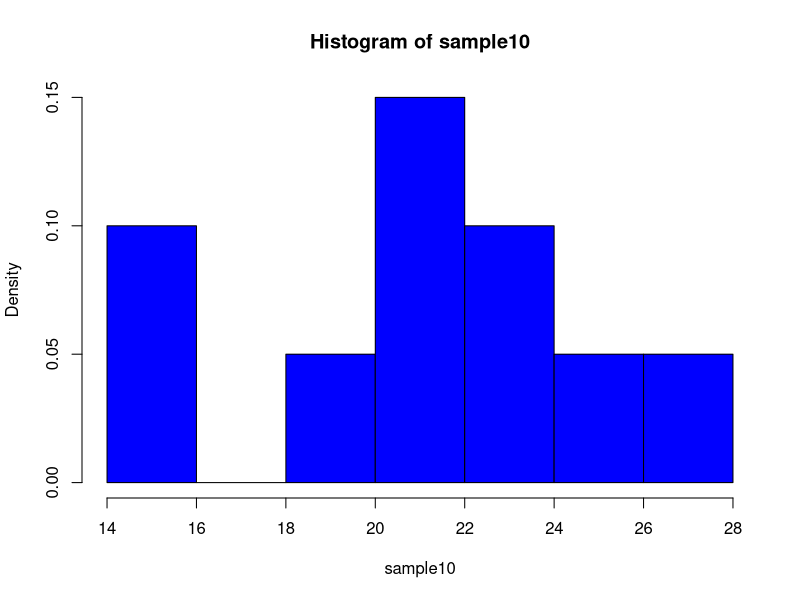
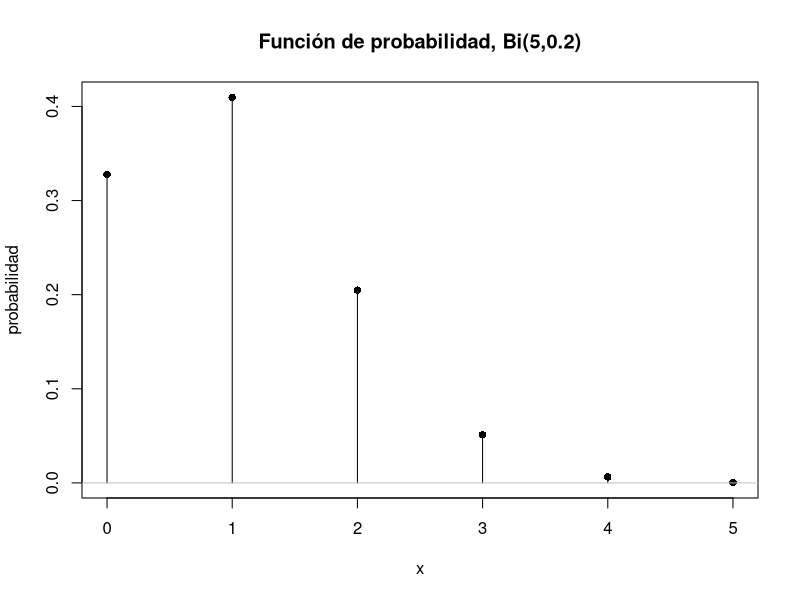
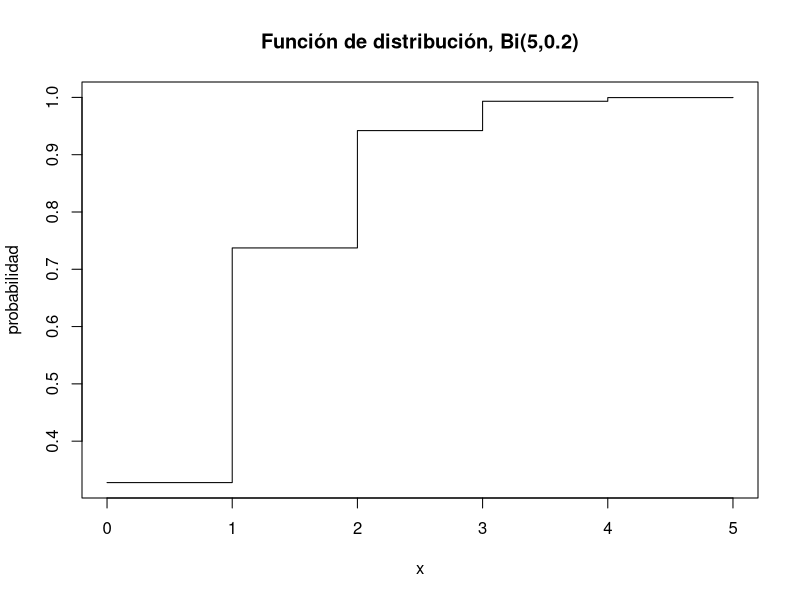
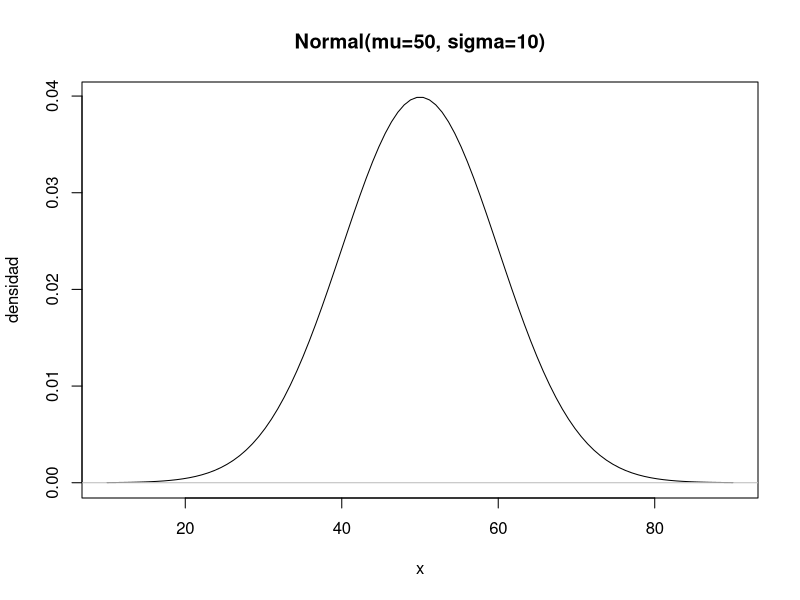
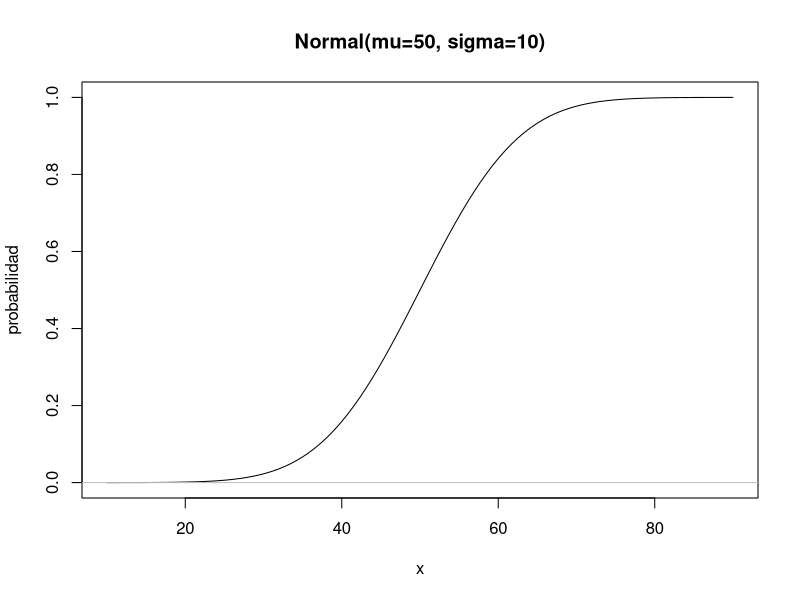
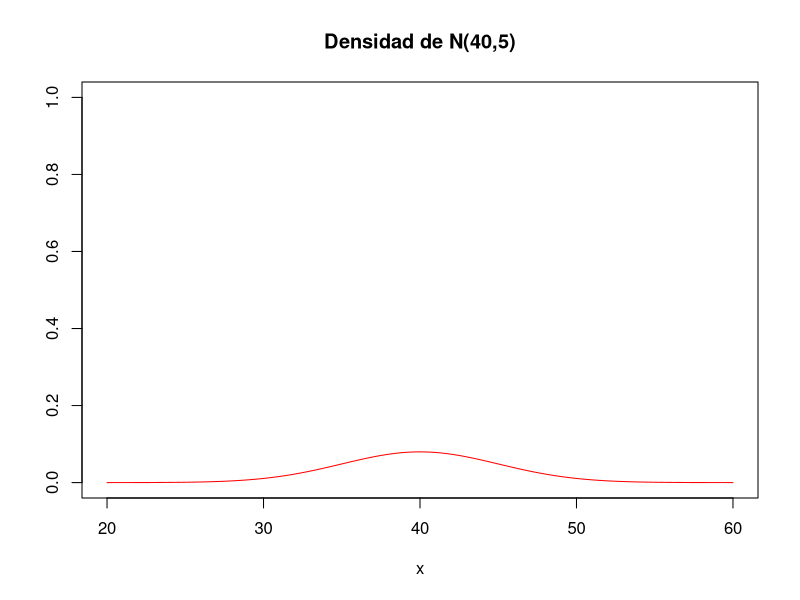
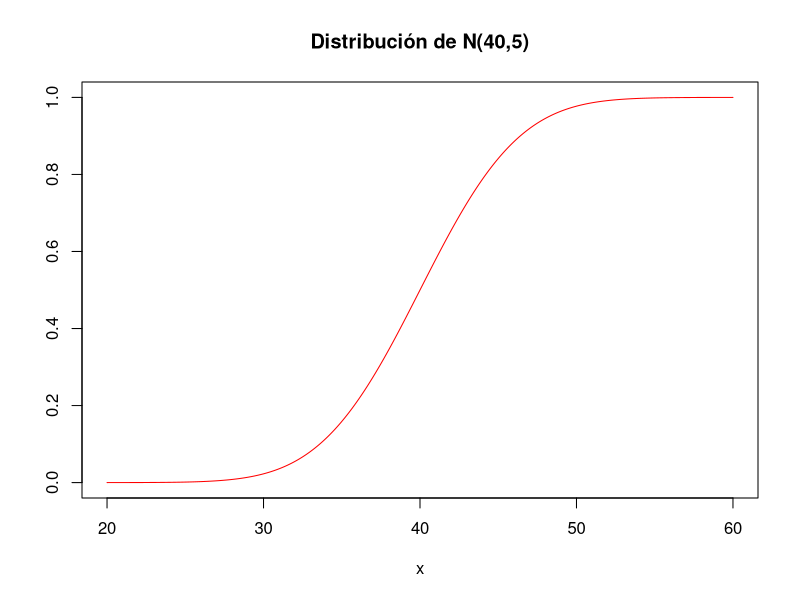
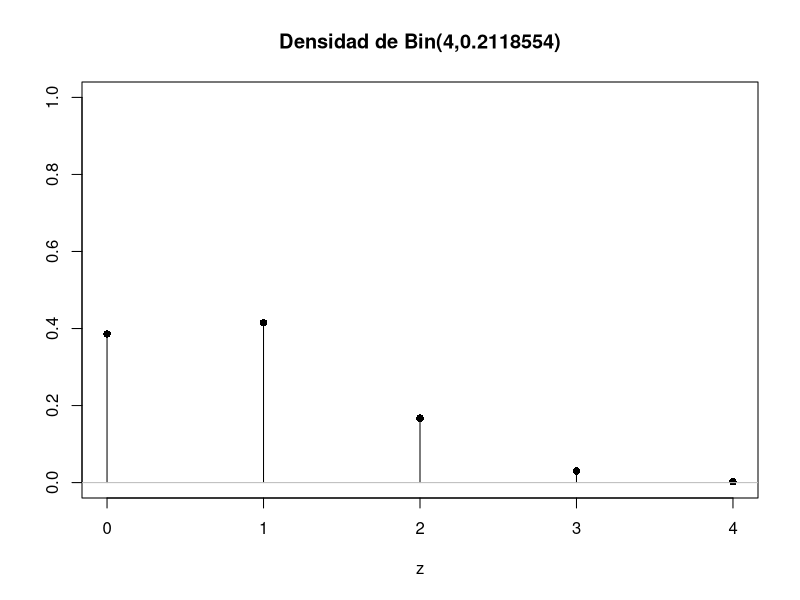

Recreate these plots in R, in order.
## ---- chunk 1
knitr::opts_chunk$set(echo = TRUE)
## ---- chunk 2
dpois(4,2)
## ---- chunk 3
pbinom(2,size=5,prob=0.25)
## ---- chunk 4
sample10<-rnorm(10,22,7)
sample10
hist(sample10,freq = FALSE, col = "blue")
## ---- chunk 5
x <- 0:5
plot(x, dbinom(x, 5,0.2), xlab="x", ylab="probabilidad",
     main="Función de probabilidad, Bi(5,0.2)", type="h")
  points(x, dbinom(x, 5, 0.2), pch=16)
abline(h=0, col="gray")
remove(x)
## ---- chunk 6
 x <- 0:5
 x <- rep(x, rep(2, length(x)))
    plot(x[-1], pbinom(x, 5,0.2)[-length(x)], xlab="x", ylab="probabilidad",
     main="Función de distribución, Bi(5,0.2)", type="l")
  abline(h=0, col="gray")
 remove(x)
## ---- chunk 7
 x <- seq(10,90 , length=100)
    plot(x, dnorm(x, mean=50, sd=10), xlab="x", ylab="densidad",
  main="Normal(mu=50, sigma=10)", type="l")
 abline(h=0, col="gray")
 remove(x)
## ---- chunk 8
 x <- seq(10, 90, length=100)
    plot(x, pnorm(x, mean=50, sd=10), xlab="x", ylab="probabilidad",
  main="Normal(mu=50, sigma=10)", type="l")
 abline(h=0, col="gray")
 remove(x)
## ---- chunk 9
pnorm(36,40,5)*100
## ---- chunk 10
pbinom(1, 4, pnorm(36,40,5), lower.tail = FALSE)
## ---- chunk 11
pnorm(36, mean=40, sd=5/2)
## ---- chunk 12
x<-seq(20, 60, 0.1)
z<-0:4
zlargo<-rep(z, rep(2, length(z)))

plot(x, dnorm(x, mean=40, sd=5), type="l", ylim=c(0,1), ylab="", col="red", main="Densidad de N(40,5)")

plot(x, pnorm(x, mean=40, sd=5), type="l", ylim=c(0,1), ylab="", col="red", main="Distribución de N(40,5)")

plot(z, dbinom(z, size=4, prob=pnorm(36,40,5)), ylim=c(0,1), ylab="", main="Densidad de Bin(4,0.2118554)", type="h")
points(z, dbinom(z, 4, pnorm(36,40,5)), pch=16)
abline(h=0, col="gray")

plot(zlargo[-1], pbinom(zlargo, size=4, prob=pnorm(36,40,5))[-length(zlargo)], ylim=c(0,1), ylab="", main="Distribución de Bin(4,0.2118554)", type="l")
abline(h=0, col="gray")

plot(x, dnorm(x, mean=40, sd=5/2), type="l", ylim=c(0,1), ylab="", col="red", main="Densidad de N(40,5/2)")

plot(x, pnorm(x, mean=40, sd=5/2), type="l", ylim=c(0,1), ylab="", col="red", main="Distribución de N(40,5/2)")
## ---- chunk 13
a<-rnorm(100)
b<-rnorm(500)
c<-rnorm(1000)
d<-rnorm(5000)
e<-rnorm(1000000)

hist(a, freq=FALSE, ylim=c(0,1))
lines(density(e), lwd=2, col="red")

hist(b, freq=FALSE, ylim=c(0,1))
lines(density(e), lwd=2, col="red")

hist(c, freq=FALSE, ylim=c(0,1))
lines(density(e), lwd=2, col="red")

hist(d, freq=FALSE, ylim=c(0,1))
lines(density(e), lwd=2, col="red")

Media<-sapply(list(a,b,c,d), mean)
Desviacion<-sapply(list(a,b,c,d), sd)
g<-rbind(Media,Desviacion)
colnames(g)<-c("100", "500", "1000", "5000")
g
